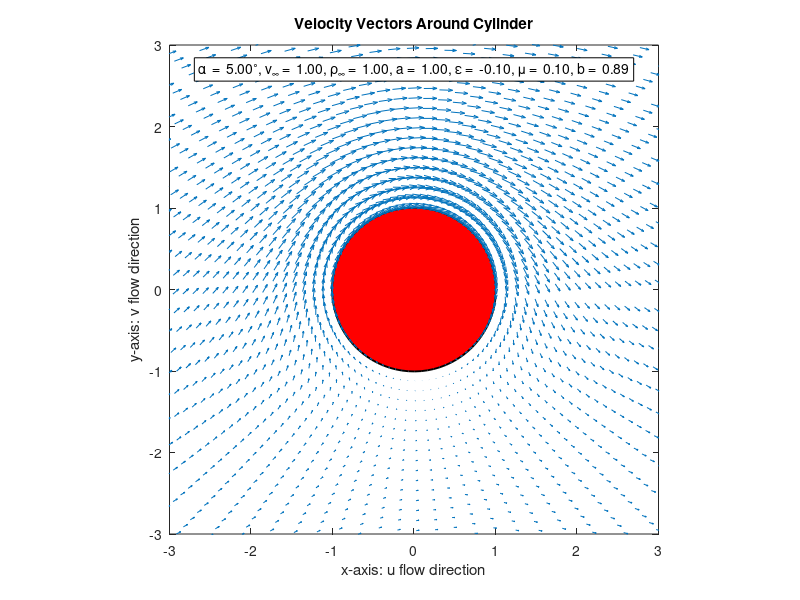
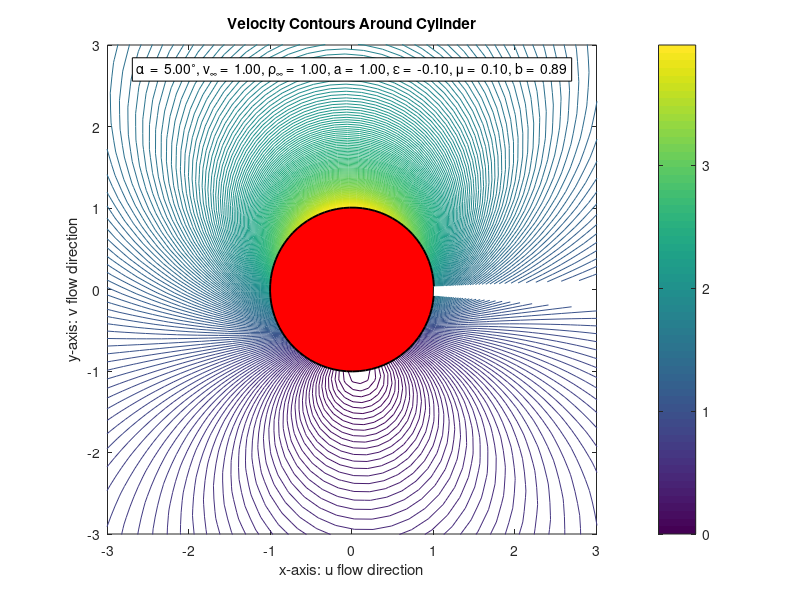
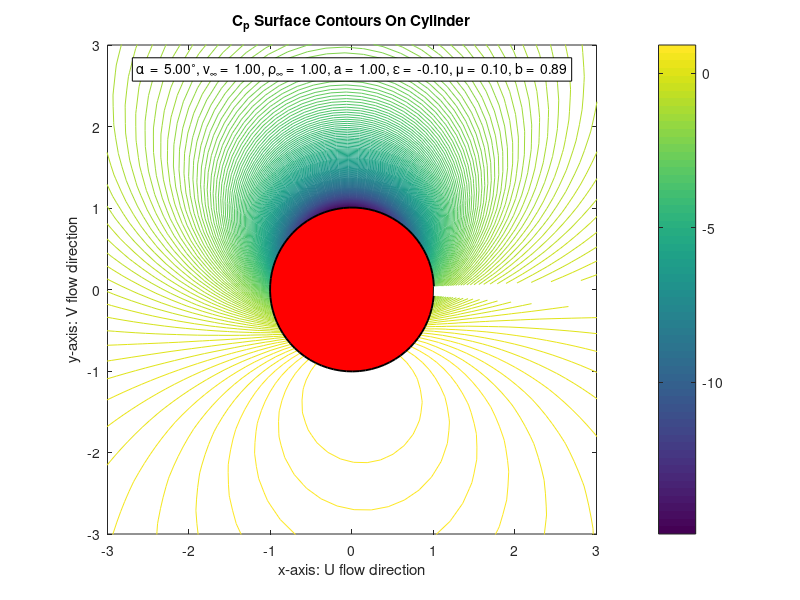
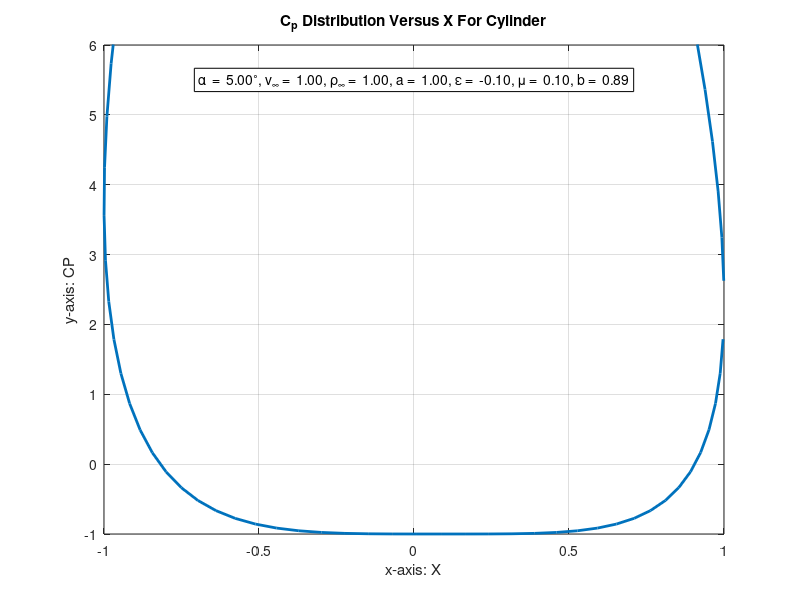

These figures' MATLAB source, in order: (Note: this script raises an error after producing the figures.)
%%%%%%%%%%%%%%%%%%%%%%%%%%%%%%%%%%%%%%%%%%%%%%%%%%%%%%%%%%%%%%%%%%%%%%%%%%%%%%%%%%%%%%%%%%%%%%%%%%%%
% EAE 126 Computational Aerodynamics (Spring 2011)
% Project 2 - Problem 2 - Cp, Velocity Vectors, Etc.
% Daniel Wiese

close all;
clear all;
clc;

%%%%%%%%%%%%%%%%%%%%%%%%%%%%%%%%%%%%%%%%%%%%%%%%%%%%%%%%%%%%%%%%%%%%%%%%%%%%%%%%%%%%%%%%%%%%%%%%%%%%
% This section sets up geometric parameters of the cylinder, flow parameters and grid spacing

nr = 50;
rmin = 1;
rmax = 7;
r = linspace(rmin,rmax,nr);
dr = (rmax-rmin)/(nr-1);

ntheta = 4*20;
dtheta = 2*pi/ntheta;
thetamin = 0.5*dtheta;
thetamax = 2*pi-dtheta;
theta = linspace(thetamin,thetamax,ntheta);

vinf = 1;
pinf = 0;
rho = 1;
alphadeg = 5;
alpha = alphadeg*pi/180;
a = rmin;

epsilon = -0.1;
mu = 0.1;
b = sqrt(a^2-mu^2)+epsilon;

% epsilon = 0;
% mu = 0;
% b = 0.9; %use this b with mu and epsilon zero to make ellipse with b<a

D = vinf*rmin^2;
thetasep = -alpha-asin(mu/a);
% Gamma = 4*pi*vinf*rmin*sin(thetasep);
Gamma = -4*pi;

%%%%%%%%%%%%%%%%%%%%%%%%%%%%%%%%%%%%%%%%%%%%%%%%%%%%%%%%%%%%%%%%%%%%%%%%%%%%%%%%%%%%%%%%%%%%%%%%%%%%

for i = 1:ntheta
    for j = 1:nr
        ubar(i,j) = vinf*cos(theta(i)-alpha)-D*cos(theta(i)-alpha)/(r(j)^2);
        vbar(i,j) = -vinf*sin(theta(i)-alpha)-D*sin(theta(i)-alpha)/(r(j)^2)+Gamma/(2*pi*r(j));
    end
end

%%%%%%%%%%%%%%%%%%%%%%%%%%%%%%%%%%%%%%%%%%%%%%%%%%%%%%%%%%%%%%%%%%%%%%%%%%%%%%%%%%%%%%%%%%%%%%%%%%%%

% Loop through angular values
for i = 1:ntheta ;
    % Loop through radial values
    for j = 1:nr;
        x(i,j) = r(j)*cos(theta(i));
        y(i,j) = r(j)*sin(theta(i));
    end
end

for i = 1:ntheta
    for j = 1:nr
        ubarx(i,j) = ubar(i,j)*cos(theta(i));
        ubary(i,j) = ubar(i,j)*sin(theta(i));
        vbarx(i,j) = -vbar(i,j)*sin(theta(i));
        vbary(i,j) = vbar(i,j)*cos(theta(i));
    end
end

for i = 1:ntheta
    for j = 1:nr
        u(i,j) = ubarx(i,j)+vbarx(i,j);
        v(i,j) = ubary(i,j)+vbary(i,j);
        vtot(i,j) = sqrt(u(i,j)^2+v(i,j)^2);
        cp(i,j) = 1-((vtot(i,j)^2)/(vinf^2));
        p(i,j) = 0.5*cp(i,j)*rho*vinf^2+pinf;
    end
end

%%%%%%%%%%%%%%%%%%%%%%%%%%%%%%%%%%%%%%%%%%%%%%%%%%%%%%%%%%%%%%%%%%%%%%%%%%%%%%%%%%%%%%%%%%%%%%%%%%%%

% This sets up transformed coordinate system
for i = 1:ntheta
    for j = 1:nr
        xair(i,j) = (x(i,j)+epsilon);
        yair(i,j) = (y(i,j)+mu);
    end
end

% This sets up transformed coordinate system
for i = 1:ntheta
    for j = 1:nr
        X(i,j) = (xair(i,j))*(1+(b^2)/((xair(i,j))^2+(yair(i,j))^2));
        Y(i,j) = (yair(i,j))*(1-(b^2)/((xair(i,j))^2+(yair(i,j))^2));
        dXdx(i,j) = 1-2*(xair(i,j)^2)*(b^2)/(xair(i,j)^2+yair(i,j)^2)^2+(b^2)/(xair(i,j)^2+yair(i,j)^2);
        dYdy(i,j) = 1+2*(yair(i,j)^2)*(b^2)/(xair(i,j)^2+yair(i,j)^2)^2-(b^2)/(xair(i,j)^2+yair(i,j)^2);
        dXdy(i,j) = -2*(b^2)*xair(i,j)*yair(i,j)/(xair(i,j)^2+yair(i,j)^2)^2;
        dYdx(i,j) = 2*(b^2)*xair(i,j)*yair(i,j)/(xair(i,j)^2+yair(i,j)^2)^2;
    end
end

% Solve matrix using cramers rule
for i = 1:ntheta
    for j = 1:nr
        U(i,j) = (u(i,j)*dYdy(i,j)-dYdx(i,j)*v(i,j))/(dXdx(i,j)*dYdy(i,j)-dYdx(i,j)*dXdy(i,j));
        V(i,j) = (dXdx(i,j)*v(i,j)-u(i,j)*dXdy(i,j))/(dXdx(i,j)*dYdy(i,j)-dYdx(i,j)*dXdy(i,j));
    end
end

for i = 1:ntheta
    for j = 1:nr
        VTOT(i,j) = sqrt(U(i,j)^2+V(i,j)^2);
        CP(i,j) = 1-VTOT(i,j)^2/vinf^2;
        P(i,j) = 0.5*CP(i,j)*rho*vinf^2+pinf;
    end
end

%%%%%%%%%%%%%%%%%%%%%%%%%%%%%%%%%%%%%%%%%%%%%%%%%%%%%%%%%%%%%%%%%%%%%%%%%%%%%%%%%%%%%%%%%%%%%%%%%%%%

for j = 1
     for i = 1:ntheta-1
        DX(i,j) = X(i+1,j)-X(i,j);
        DY(i,j) = Y(i+1,j)-Y(i,j);
        DS(i,j) = sqrt(DX(i,j)^2+DY(i,j)^2);
        dx(i,j) = x(i+1,j)-x(i,j);
        dy(i,j) = y(i+1,j)-y(i,j);
        ds(i,j) = sqrt(dx(i,j)^2+dy(i,j)^2);
    end

    for i = ntheta
        DX(i,j) = X(1,j)-X(i,j);
        DY(i,j) = Y(1,j)-Y(i,j);
        DS(i,j) = sqrt(DX(i,j)^2+DY(i,j)^2);
        dx(i,j) = x(1,j)-x(i,j);
        dy(i,j) = y(1,j)-y(i,j);
        ds(i,j) = sqrt(dx(i,j)^2+dy(i,j)^2);
    end
end

for j = 1
    for i = 1:ntheta
        F(i,j) = -P(i,j)*DS(i,j);
        f(i,j) = -p(i,j)*ds(i,j);
        CF(i,j) = -CP(i,j)*DS(i,j);
        cf(i,j) = -cp(i,j)*ds(i,j);
    end
end

for j = 1
    for i = 1:ntheta
        FX(i,j) = F(i,j)*(DY(i,j)/DS(i,j));
        FY(i,j) = -F(i,j)*(DX(i,j)/DS(i,j));
        fx(i,j) = f(i,j)*(dy(i,j)/ds(i,j));
        fy(i,j) = -f(i,j)*(dx(i,j)/ds(i,j));
        CFX(i,j) = CF(i,j)*(DY(i,j)/DS(i,j));
        CFY(i,j) = -CF(i,j)*(DX(i,j)/DS(i,j));
        cfx(i,j) = cf(i,j)*(dy(i,j)/ds(i,j));
        cfy(i,j) = -cf(i,j)*(dx(i,j)/ds(i,j));
    end
end

% FY(42) = FY(43);
% FX(42) = FX(43);
% FX(80) = FX(79);
% FY(80) = FY(79);
% U(1,1) = U(2,1);
% V(1,1) = V(2,1);
% U(80,1) = U(79,1);
% V(80,1) = V(79,1);
% CP(42,1) = CP(43,1);
% CP(78,1) = CP(77,1);
% CP(79,1) = CP(78,1);
% CP(80,1) = CP(79,1);

%%%%%%%%%%%%%%%%%%%%%%%%%%%%%%%%%%%%%%%%%%%%%%%%%%%%%%%%%%%%%%%%%%%%%%%%%%%%%%%%%%%%%%%%%%%%%%%%%%%%

for i = 1:ntheta
    CLSUM(i) = -rmin*CP(i,1)*sin(theta(i))*dtheta;
    % CDSUM(i) = -0.5*rmin*CP(i,1)*cos(theta(i))*dtheta;
    CDSUM(i) = -0.5*rmin*CP(i,1)*(X(i,1)/(sqrt(X(i,1)^2+Y(i,1)^2)))*dtheta;
end

CL = 0;
CD = 0;

for i = 1:ntheta
    CL = CL+CLSUM(i);
    CD = CD+CDSUM(i);
end

LIFT = 0.5*CL*rho*vinf^2;

for i = 1:ntheta
    M0MSUM(i,1) = -FX(i,1)*(Y(i,1)-Y(round(ntheta/2),1))+FY(i,1)*(X(i,1)-X(round(ntheta/2),1));
    CMSUM(i,1) = -CFX(i,1)*(Y(i,1)-Y(round(ntheta/2),1))+CFY(i,1)*(X(i,1)-X(round(ntheta/2),1));
end

MOM = 0;
CM = 0;

for i = 1:ntheta
    MOM = MOM+M0MSUM(i,1);
    CM = CM+CMSUM(i,1);
end

%%%%%%%%%%%%%%%%%%%%%%%%%%%%%%%%%%%%%%%%%%%%%%%%%%%%%%%%%%%%%%%%%%%%%%%%%%%%%%%%%%%%%%%%%%%%%%%%%%%%

figure(1)
plot(x(:,1),y(:,1),'-k','linewidth',2)
hold on
fill(x(:,1),y(:,1),'r')
quiver(x,y,u,v,1)
title('Velocity Vectors Around Cylinder')
axis([-3,3,-3,3])
xlabel('x-axis: u flow direction')
ylabel('y-axis: v flow direction')
daspect([1 1 1])
text(0,2.7,['\alpha  =  ',sprintf('%0.2f',alphadeg),'^\circ, v_\infty =  ',sprintf('%0.2f',vinf),', \rho_\infty =  ',sprintf('%0.2f',rho),', a =  ',sprintf('%0.2f',a),', \epsilon =  ',sprintf('%0.2f',epsilon),', \mu =  ',sprintf('%0.2f',mu),', b =  ',sprintf('%0.2f',b)],'HorizontalAlignment','center','BackgroundColor','w','Edgecolor','k');
hold off

figure(2)
contour(x,y,vtot,200)
hold on
plot(x(:,1),y(:,1),'-k','linewidth',2)
fill(x(:,1),y(:,1),'r')
title('Velocity Contours Around Cylinder')
axis([-3,3,-3,3])
xlabel('x-axis: u flow direction')
ylabel('y-axis: v flow direction')
daspect([1 1 1])
colorbar
text(0,2.7,['\alpha  =  ',sprintf('%0.2f',alphadeg),'^\circ, v_\infty =  ',sprintf('%0.2f',vinf),', \rho_\infty =  ',sprintf('%0.2f',rho),', a =  ',sprintf('%0.2f',a),', \epsilon =  ',sprintf('%0.2f',epsilon),', \mu =  ',sprintf('%0.2f',mu),', b =  ',sprintf('%0.2f',b)],'HorizontalAlignment','center','BackgroundColor','w','Edgecolor','k');
hold off

figure(3)
contour(x,y,cp,200)
hold on
plot(x(:,1),y(:,1),'-k','linewidth',2)
fill(x(:,1),y(:,1),'r')
title('C_p Surface Contours On Cylinder')
axis([-3,3,-3,3])
xlabel('x-axis: U flow direction')
ylabel('y-axis: V flow direction')
daspect([1 1 1])
colorbar
text(0,2.7,['\alpha  =  ',sprintf('%0.2f',alphadeg),'^\circ, v_\infty =  ',sprintf('%0.2f',vinf),', \rho_\infty =  ',sprintf('%0.2f',rho),', a =  ',sprintf('%0.2f',a),', \epsilon =  ',sprintf('%0.2f',epsilon),', \mu =  ',sprintf('%0.2f',mu),', b =  ',sprintf('%0.2f',b)],'HorizontalAlignment','center','BackgroundColor','w','Edgecolor','k');
hold off

figure(4)
plot(x(:,1),-cp(:,1),'linewidth',2)
title('C_p Distribution Versus X For Cylinder')
xlabel('x-axis: X')
ylabel('y-axis: CP')
axis([-1,1,-1,6])
text(0,5.5,['\alpha  =  ',sprintf('%0.2f',alphadeg),'^\circ, v_\infty =  ',sprintf('%0.2f',vinf),', \rho_\infty =  ',sprintf('%0.2f',rho),', a =  ',sprintf('%0.2f',a),', \epsilon =  ',sprintf('%0.2f',epsilon),', \mu =  ',sprintf('%0.2f',mu),', b =  ',sprintf('%0.2f',b)],'HorizontalAlignment','center','BackgroundColor','w','Edgecolor','k');
grid on

figure(5)
quiver(x(:,1),y(:,1),fx(:,1),fy(:,1))
hold on
plot(x(:,1),y(:,1),'-k','linewidth',2)
title('Forces on Cylinder Surface')
axis([-1.5,1.5,-1.5,1.5])
xlabel('x-axis: u flow direction')
ylabel('y-axis: v flow direction')
text(0,1.35,['\alpha  =  ',sprintf('%0.2f',alphadeg),'^\circ, v_\infty =  ',sprintf('%0.2f',vinf),', \rho_\infty =  ',sprintf('%0.2f',rho),', a =  ',sprintf('%0.2f',a),', \epsilon =  ',sprintf('%0.2f',epsilon),', \mu =  ',sprintf('%0.2f',mu),', b =  ',sprintf('%0.2f',b)],'HorizontalAlignment','center','BackgroundColor','w','Edgecolor','k');
daspect([1 1 1])
grid on
hold off

figure(6)
plot(X(:,1),Y(:,1),'-k','linewidth',2)
hold on
fill(X(:,1),Y(:,1),'-r')
quiver(X,Y,U,V,1)
title('Velocity Vectors Around Airfoil')
axis([-3,3,-2,2])
xlabel('x-axis: U flow direction')
ylabel('y-axis: V flow direction')
text(0,1.7,['\alpha  =  ',sprintf('%0.2f',alphadeg),'^\circ, v_\infty =  ',sprintf('%0.2f',vinf),', \rho_\infty =  ',sprintf('%0.2f',rho),', a =  ',sprintf('%0.2f',a),', \epsilon =  ',sprintf('%0.2f',epsilon),', \mu =  ',sprintf('%0.2f',mu),', b =  ',sprintf('%0.2f',b)],'HorizontalAlignment','center','BackgroundColor','w','Edgecolor','k');
daspect([1 1 1])
hold off

figure(7)
contour(X,Y,VTOT,2000)
hold on
plot(X(:,1),Y(:,1),'-k','linewidth',2)
fill(X(:,1),Y(:,1),'-r')
title('Velocity Contours Around Airfoil')
axis([-3,3,-2,2])
xlabel('x-axis: u flow direction')
ylabel('y-axis: v flow direction')
text(0,1.7,['\alpha  =  ',sprintf('%0.2f',alphadeg),'^\circ, v_\infty =  ',sprintf('%0.2f',vinf),', \rho_\infty =  ',sprintf('%0.2f',rho),', a =  ',sprintf('%0.2f',a),', \epsilon =  ',sprintf('%0.2f',epsilon),', \mu =  ',sprintf('%0.2f',mu),', b =  ',sprintf('%0.2f',b)],'HorizontalAlignment','center','BackgroundColor','w','Edgecolor','k');
daspect([1 1 1])
colorbar
hold off

figure(8)
contour(X,Y,CP,2000)
hold on
plot(X(:,1),Y(:,1),'-k','linewidth',2)
fill(X(:,1),Y(:,1),'-r')
title('C_p Surface Contours On Airfoil')
axis([-3,3,-2,2])
xlabel('x-axis: U flow direction')
ylabel('y-axis: V flow direction')
text(0,1.7,['\alpha  =  ',sprintf('%0.2f',alphadeg),'^\circ, v_\infty =  ',sprintf('%0.2f',vinf),', \rho_\infty =  ',sprintf('%0.2f',rho),', a =  ',sprintf('%0.2f',a),', \epsilon =  ',sprintf('%0.2f',epsilon),', \mu =  ',sprintf('%0.2f',mu),', b =  ',sprintf('%0.2f',b)],'HorizontalAlignment','center','BackgroundColor','w','Edgecolor','k');
daspect([1 1 1])
colorbar
hold off

figure(9)
plot(X(:,1),-CP(:,1),'linewidth',2)
title('C_p Distribution Versus X For Airfoil')
xlabel('x-axis: X')
ylabel('y-axis: CP')
axis([-2,2,-2,3])
text(0,2.7,['\alpha  =  ',sprintf('%0.2f',alphadeg),'^\circ, v_\infty =  ',sprintf('%0.2f',vinf),', \rho_\infty =  ',sprintf('%0.2f',rho),', a =  ',sprintf('%0.2f',a),', \epsilon =  ',sprintf('%0.2f',epsilon),', \mu =  ',sprintf('%0.2f',mu),', b =  ',sprintf('%0.2f',b)],'HorizontalAlignment','center','BackgroundColor','w','Edgecolor','k');
grid on

figure(10)
quiver(X(:,1),Y(:,1),FX(:,1),FY(:,1))
hold on
plot(X(:,1),Y(:,1),'-k','linewidth',2)
title('Forces on Airfoil Surface')
axis([-3,3,-1,1])
xlabel('x-axis: U flow direction')
ylabel('y-axis: V flow direction')
text(0,-0.7,['\alpha  =  ',sprintf('%0.2f',alphadeg),'^\circ, v_\infty =  ',sprintf('%0.2f',vinf),', \rho_\infty =  ',sprintf('%0.2f',rho),', a =  ',sprintf('%0.2f',a),', \epsilon =  ',sprintf('%0.2f',epsilon),', \mu =  ',sprintf('%0.2f',mu),', b =  ',sprintf('%0.2f',b)],'HorizontalAlignment','center','BackgroundColor','w','Edgecolor','k');
grid on
daspect([1 1 1])
hold off
